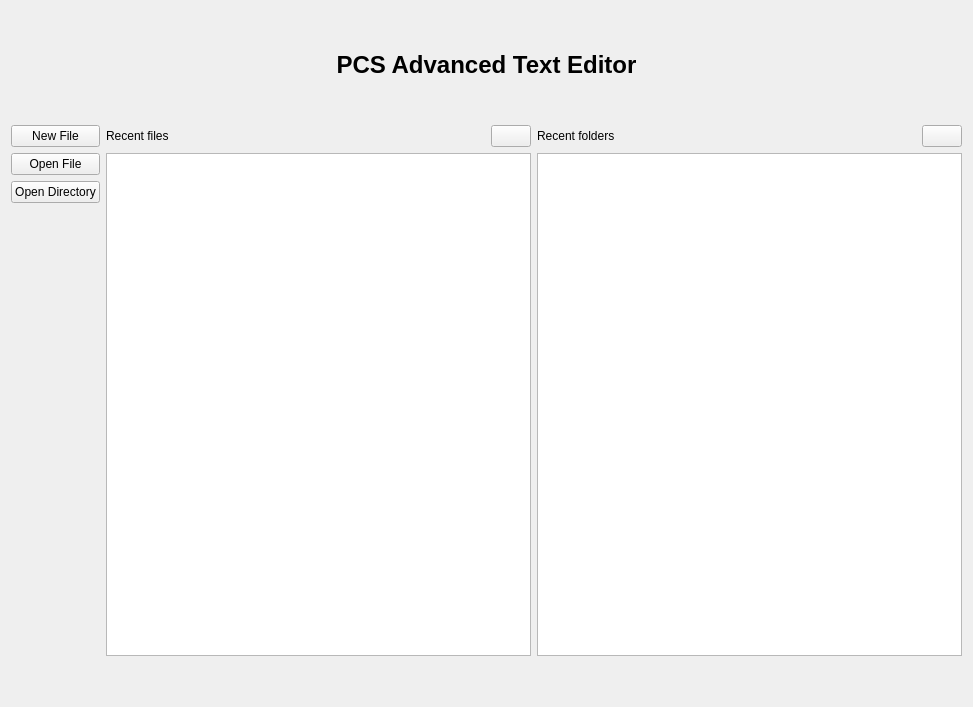
<?xml version="1.0" encoding="UTF-8"?>
<ui version="4.0">
 <class>StartWidget</class>
 <widget class="QWidget" name="StartWidget">
  <property name="geometry">
   <rect>
    <x>0</x>
    <y>0</y>
    <width>973</width>
    <height>707</height>
   </rect>
  </property>
  <property name="windowTitle">
   <string>Form</string>
  </property>
  <property name="locale">
   <locale language="English" country="UnitedStates"/>
  </property>
  <layout class="QVBoxLayout" name="verticalLayout_3" stretch="0,0,0,4,0">
   <item>
    <spacer name="verticalSpacer_3">
     <property name="orientation">
      <enum>Qt::Orientation::Vertical</enum>
     </property>
     <property name="sizeHint" stdset="0">
      <size>
       <width>20</width>
       <height>40</height>
      </size>
     </property>
    </spacer>
   </item>
   <item>
    <layout class="QHBoxLayout" name="horizontalLayout">
     <item>
      <widget class="QLabel" name="label">
       <property name="text">
        <string>&lt;html&gt;&lt;body&gt;&lt;center&gt;&lt;h1&gt;PCS Advanced Text Editor&lt;/h1&gt;&lt;/body&gt;&lt;/html&gt;</string>
       </property>
      </widget>
     </item>
    </layout>
   </item>
   <item>
    <spacer name="verticalSpacer">
     <property name="orientation">
      <enum>Qt::Orientation::Vertical</enum>
     </property>
     <property name="sizeHint" stdset="0">
      <size>
       <width>20</width>
       <height>40</height>
      </size>
     </property>
    </spacer>
   </item>
   <item>
    <layout class="QHBoxLayout" name="horizontalLayout_2">
     <item>
      <layout class="QVBoxLayout" name="verticalLayout">
       <item>
        <widget class="QPushButton" name="newFileButton">
         <property name="text">
          <string>New File</string>
         </property>
        </widget>
       </item>
       <item>
        <widget class="QPushButton" name="openFileButton">
         <property name="text">
          <string>Open File</string>
         </property>
        </widget>
       </item>
       <item>
        <widget class="QPushButton" name="openDirButton">
         <property name="text">
          <string>Open Directory</string>
         </property>
        </widget>
       </item>
       <item>
        <spacer name="verticalSpacer_4">
         <property name="orientation">
          <enum>Qt::Orientation::Vertical</enum>
         </property>
         <property name="sizeHint" stdset="0">
          <size>
           <width>20</width>
           <height>40</height>
          </size>
         </property>
        </spacer>
       </item>
      </layout>
     </item>
     <item>
      <layout class="QVBoxLayout" name="verticalLayout_2">
       <item>
        <layout class="QHBoxLayout" name="horizontalLayout_3">
         <item>
          <widget class="QLabel" name="label_3">
           <property name="text">
            <string>Recent files</string>
           </property>
          </widget>
         </item>
         <item>
          <spacer name="horizontalSpacer">
           <property name="orientation">
            <enum>Qt::Orientation::Horizontal</enum>
           </property>
           <property name="sizeHint" stdset="0">
            <size>
             <width>40</width>
             <height>20</height>
            </size>
           </property>
          </spacer>
         </item>
         <item>
          <widget class="QPushButton" name="clearRecentButton">
           <property name="toolTip">
            <string>Clear recent</string>
           </property>
           <property name="text">
            <string/>
           </property>
           <property name="icon">
            <iconset theme="QIcon::ThemeIcon::EditDelete"/>
           </property>
          </widget>
         </item>
        </layout>
       </item>
       <item>
        <widget class="QListView" name="recentFilesView"/>
       </item>
      </layout>
     </item>
     <item>
      <layout class="QVBoxLayout" name="verticalLayout_4">
       <item>
        <layout class="QHBoxLayout" name="horizontalLayout_4">
         <item>
          <widget class="QLabel" name="label_2">
           <property name="text">
            <string>Recent folders</string>
           </property>
          </widget>
         </item>
         <item>
          <spacer name="horizontalSpacer_2">
           <property name="orientation">
            <enum>Qt::Orientation::Horizontal</enum>
           </property>
           <property name="sizeHint" stdset="0">
            <size>
             <width>40</width>
             <height>20</height>
            </size>
           </property>
          </spacer>
         </item>
         <item>
          <widget class="QPushButton" name="clearRecentDirsButton">
           <property name="toolTip">
            <string>Clear recent</string>
           </property>
           <property name="text">
            <string/>
           </property>
           <property name="icon">
            <iconset theme="edit-delete"/>
           </property>
          </widget>
         </item>
        </layout>
       </item>
       <item>
        <widget class="QListView" name="recentDirsView"/>
       </item>
      </layout>
     </item>
    </layout>
   </item>
   <item>
    <spacer name="verticalSpacer_2">
     <property name="orientation">
      <enum>Qt::Orientation::Vertical</enum>
     </property>
     <property name="sizeHint" stdset="0">
      <size>
       <width>20</width>
       <height>40</height>
      </size>
     </property>
    </spacer>
   </item>
  </layout>
 </widget>
 <resources/>
 <connections/>
</ui>
